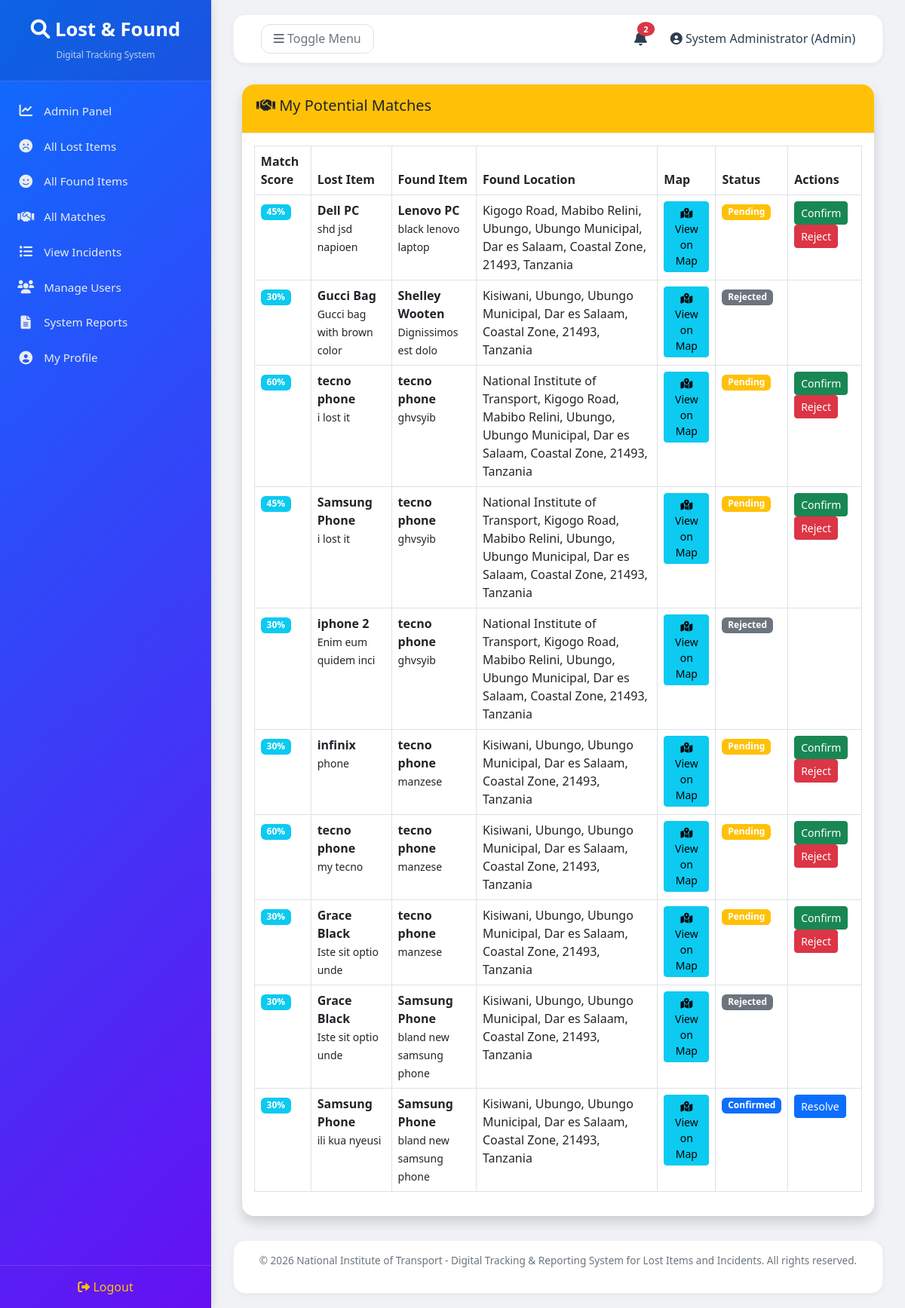
/index.php?page=matches/view (signed in), run on the app's committed database.
### tables this page shows
CREATE TABLE `matches` (
  `id` int(11) NOT NULL,
  `lost_item_id` int(11) NOT NULL,
  `found_item_id` int(11) NOT NULL,
  `match_score` int(11) DEFAULT 0,
  `status` enum('pending','confirmed','rejected','resolved') DEFAULT 'pending',
  `notified_at` timestamp NULL DEFAULT NULL,
  `resolved_at` timestamp NULL DEFAULT NULL,
  `created_at` timestamp NOT NULL DEFAULT current_timestamp()
);

CREATE TABLE `lost_items` (
  `id` int(11) NOT NULL,
  `user_id` int(11) NOT NULL,
  `item_name` varchar(100) NOT NULL,
  `description` text DEFAULT NULL,
  `category` varchar(50) DEFAULT NULL,
  `lost_location` varchar(200) NOT NULL,
  `gps_latitude` decimal(10,8) DEFAULT NULL,
  `gps_longitude` decimal(11,8) DEFAULT NULL,
  `lost_date` date NOT NULL,
  `image_path` varchar(255) DEFAULT NULL,
  `status` enum('pending','returned','cancelled') DEFAULT 'pending',
  `created_at` timestamp NOT NULL DEFAULT current_timestamp()
);

CREATE TABLE `found_items` (
  `id` int(11) NOT NULL,
  `user_id` int(11) NOT NULL,
  `item_name` varchar(100) NOT NULL,
  `description` text DEFAULT NULL,
  `category` varchar(50) DEFAULT NULL,
  `found_location` varchar(200) NOT NULL,
  `gps_latitude` decimal(10,8) DEFAULT NULL,
  `gps_longitude` decimal(11,8) DEFAULT NULL,
  `found_date` date NOT NULL,
  `image_path` varchar(255) DEFAULT NULL,
  `status` enum('pending','claimed','resolved') DEFAULT 'pending',
  `created_at` timestamp NOT NULL DEFAULT current_timestamp()
);

### models/Match.php (called while the page is built, shortened)
<?php
class MatchModel
{
    private $pdo;
    public function __construct($pdo)
    {
        $this->pdo = $pdo;
    }
    public function getMatchesForUser($userId)
    {
        $stmt = $this->pdo->prepare("
            SELECT m.*,
                   l.item_name as lost_item_name, l.description as lost_description, l.user_id as lost_user_id,
                   f.item_name as found_item_name, f.description as found_description, f.user_id as found_user_id,
                   f.gps_latitude, f.gps_longitude, f.found_location
            FROM matches m
            JOIN lost_items l ON m.lost_item_id = l.id
            JOIN found_items f ON m.found_item_id = f.id
            WHERE l.user_id = ? OR f.user_id = ?
            ORDER BY m.created_at DESC
        ");
        $stmt->execute([$userId, $userId]);
        return $stmt->fetchAll();
    }
}
?>

### views/matches/my_matches.php (the view, shortened to what this page needs)
<?php
require_once __DIR__ . '/../layouts/header.php';
require_once __DIR__ . '/../../models/Match.php';
$matchModel = new MatchModel($pdo);
$matches = $matchModel->getMatchesForUser($_SESSION['user_id']);
?>
<div class="container-fluid">
    <div class="card shadow">
        <div class="card-header bg-warning text-dark">
            <h5><i class="fas fa-handshake"></i> My Potential Matches</h5>
        </div>
        <div class="card-body">
            <?php if (count($matches) === 0): ?>
                <div class="alert alert-info">No matches found yet. Check back later or report more items.</div>
            <?php else: ?>
                <div class="table-responsive">
                    <table class="table table-bordered">
                        <thead>
                            <tr>
                                <th>Match Score</th>
                                <th>Lost Item</th>
                                <th>Found Item</th>
                                <th>Found Location</th>
                                <th>Map</th>
                                <th>Status</th>
                                <th>Actions</th>
                            </tr>
                        </thead>
                        <tbody>
                            <?php foreach ($matches as $match): ?>
                                <tr id="match-row-<?= $match['id'] ?>">
                                    <td><span class="badge bg-info"><?= $match['match_score'] ?>%</span></td>
                                    <td><strong><?= htmlspecialchars($match['lost_item_name']) ?></strong><br><small><?= nl2br(htmlspecialchars(substr($match['lost_description'], 0, 100))) ?></small>
                                    </td>
                                    <td><strong><?= htmlspecialchars($match['found_item_name']) ?></strong><br><small><?= nl2br(htmlspecialchars(substr($match['found_description'], 0, 100))) ?></small>
                                    </td>
                                    <td><?= htmlspecialchars($match['found_location']) ?></td>
                                    <td>
                                        <?php if ($match['gps_latitude'] && $match['gps_longitude']): ?>
                                            <a href="<?= BASE_URL ?>index.php?page=found_items/map&id=<?= $match['found_item_id'] ?>"
                                                target="_blank" class="btn btn-sm btn-info">
                                                <i class="fas fa-map-marked-alt"></i> View on Map
                                            </a>
                                        <?php else: ?>—<?php endif; ?>
                                    </td>
                                    <td>
                                        <span class="badge bg-<?=
                                            $match['status'] == 'pending' ? 'warning' :
                                            ($match['status'] == 'confirmed' ? 'primary' :
                                                ($match['status'] == 'resolved' ? 'success' : 'secondary')) ?>">
                                            <?= ucfirst($match['status']) ?>
                                        </span>
                                    </td>
                                    <td>
                                        <?php if ($match['status'] == 'pending'): ?>
                                            <button class="btn btn-sm btn-success confirm-match"
                                                data-id="<?= $match['id'] ?>">Confirm</button>
                                            <button class="btn btn-sm btn-danger reject-match"
                                                data-id="<?= $match['id'] ?>">Reject</button>
                                        <?php elseif ($match['status'] == 'confirmed' && ($_SESSION['role'] == 'admin' || $match['lost_user_id'] == $_SESSION['user_id'] || $match['found_user_id'] == $_SESSION['user_id'])): ?>
                                            <button class="btn btn-sm btn-primary resolve-match"
                                                data-id="<?= $match['id'] ?>">Resolve</button>
                                        <?php endif; ?>
                                    </td>
                                </tr>
                            <?php endforeach; ?>
                        </tbody>
                    </table>
                </div>
            <?php endif; ?>
        </div>
    </div>
</div>
<?php require_once __DIR__ . '/../layouts/footer.php'; ?>

### views/layouts/header.php (style rules this page uses)
* { margin: 0; padding: 0; box-sizing: border-box; }
body { background: #f0f2f5; font-family: 'Segoe UI', Tahoma, Geneva, Verdana, sans-serif; }
.page-content .card { border-radius: 16px; border: none; box-shadow: 0 2px 8px rgba(0, 0, 0, 0.05); margin-bottom: 1.5rem; }
.page-content .card-header { background: white; border-bottom: 1px solid #e9ecef; font-weight: 600; padding: 1rem 1.2rem; border-radius: 16px 16px 0 0; }

### data on the page
matches: match_score "45", lost_item.item_name "Dell PC", lost_item.description "shd jsd napioen", found_item.item_name "Lenovo PC", found_item.description "black lenovo laptop", found_item.found_location "Kigogo Road, Mabibo Relini, Ubungo, Ubungo Municipal, Dar es Salaam, Coastal Zone, 21493, Tanzania", status "Pending"
matches: match_score "30", lost_item.item_name "Gucci Bag", lost_item.description "Gucci bag with brown color", found_item.item_name "Shelley Wooten", found_item.description "Dignissimos est dolo", found_item.found_location "Kisiwani, Ubungo, Ubungo Municipal, Dar es Salaam, Coastal Zone, 21493, Tanzania", status "Rejected"
matches: match_score "60", lost_item.item_name "tecno phone", lost_item.description "i lost it", found_item.item_name "tecno phone", found_item.description "ghvsyib", found_item.found_location "National Institute of Transport, Kigogo Road, Mabibo Relini, Ubungo, Ubungo Municipal, Dar es Salaam, Coastal Zone, 21493, Tanzania", status "Pending"
matches: match_score "45", lost_item.item_name "Samsung Phone", lost_item.description "i lost it", found_item.item_name "tecno phone", found_item.description "ghvsyib", found_item.found_location "National Institute of Transport, Kigogo Road, Mabibo Relini, Ubungo, Ubungo Municipal, Dar es Salaam, Coastal Zone, 21493, Tanzania", status "Pending"
matches: match_score "30", lost_item.item_name "iphone 2", lost_item.description "Enim eum quidem inci", found_item.item_name "tecno phone", found_item.description "ghvsyib", found_item.found_location "National Institute of Transport, Kigogo Road, Mabibo Relini, Ubungo, Ubungo Municipal, Dar es Salaam, Coastal Zone, 21493, Tanzania", status "Rejected"
matches: match_score "30", lost_item.item_name "infinix", lost_item.description "phone", found_item.item_name "tecno phone", found_item.description "manzese", found_item.found_location "Kisiwani, Ubungo, Ubungo Municipal, Dar es Salaam, Coastal Zone, 21493, Tanzania", status "Pending"
matches: match_score "60", lost_item.item_name "tecno phone", lost_item.description "my tecno", found_item.item_name "tecno phone", found_item.description "manzese", found_item.found_location "Kisiwani, Ubungo, Ubungo Municipal, Dar es Salaam, Coastal Zone, 21493, Tanzania", status "Pending"
matches: match_score "30", lost_item.item_name "Grace Black", lost_item.description "Iste sit optio unde", found_item.item_name "tecno phone", found_item.description "manzese", found_item.found_location "Kisiwani, Ubungo, Ubungo Municipal, Dar es Salaam, Coastal Zone, 21493, Tanzania", status "Pending"
matches: match_score "30", lost_item.item_name "Grace Black", lost_item.description "Iste sit optio unde", found_item.item_name "Samsung Phone", found_item.description "bland new samsung phone", found_item.found_location "Kisiwani, Ubungo, Ubungo Municipal, Dar es Salaam, Coastal Zone, 21493, Tanzania", status "Rejected"
matches: match_score "30", lost_item.item_name "Samsung Phone", lost_item.description "ili kua nyeusi", found_item.item_name "Samsung Phone", found_item.description "bland new samsung phone", found_item.found_location "Kisiwani, Ubungo, Ubungo Municipal, Dar es Salaam, Coastal Zone, 21493, Tanzania", status "Confirmed"

### other printed values
$unreadCount "2"
$userName "System Administrator"
$userRole "Admin"
